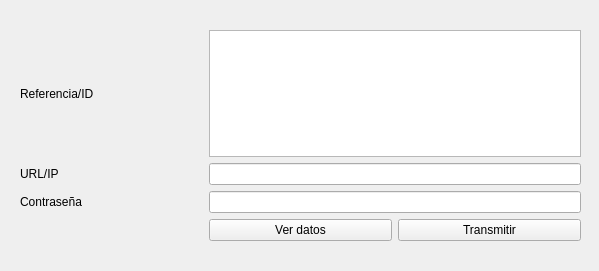
<?xml version="1.0" encoding="UTF-8"?>
<ui version="4.0">
 <class>transmision_window</class>
 <widget class="QWidget" name="transmision_window">
  <property name="geometry">
   <rect>
    <x>0</x>
    <y>0</y>
    <width>599</width>
    <height>271</height>
   </rect>
  </property>
  <property name="windowTitle">
   <string>sectors_window</string>
  </property>
  <widget class="QWidget" name="layoutWidget">
   <property name="geometry">
    <rect>
     <x>20</x>
     <y>30</y>
     <width>561</width>
     <height>211</height>
    </rect>
   </property>
   <layout class="QGridLayout" name="gridLayout">
    <item row="3" column="2">
     <widget class="QPushButton" name="button_transmitir">
      <property name="text">
       <string>Transmitir</string>
      </property>
     </widget>
    </item>
    <item row="2" column="1" colspan="2">
     <widget class="QLineEdit" name="label_contrasena">
      <property name="text">
       <string/>
      </property>
      <property name="echoMode">
       <enum>QLineEdit::Password</enum>
      </property>
     </widget>
    </item>
    <item row="3" column="1">
     <widget class="QPushButton" name="button_datos">
      <property name="text">
       <string>Ver datos</string>
      </property>
     </widget>
    </item>
    <item row="0" column="1" colspan="2">
     <widget class="QListView" name="listView_ID">
      <property name="editTriggers">
       <set>QAbstractItemView::NoEditTriggers</set>
      </property>
     </widget>
    </item>
    <item row="1" column="0">
     <widget class="QLabel" name="label_4">
      <property name="text">
       <string>URL/IP</string>
      </property>
     </widget>
    </item>
    <item row="2" column="0">
     <widget class="QLabel" name="label_5">
      <property name="text">
       <string>Contraseña</string>
      </property>
     </widget>
    </item>
    <item row="1" column="1" colspan="2">
     <widget class="QLineEdit" name="label_URL">
      <property name="text">
       <string/>
      </property>
     </widget>
    </item>
    <item row="0" column="0">
     <widget class="QLabel" name="label_3">
      <property name="text">
       <string>Referencia/ID</string>
      </property>
     </widget>
    </item>
   </layout>
  </widget>
 </widget>
 <resources/>
 <connections/>
</ui>
